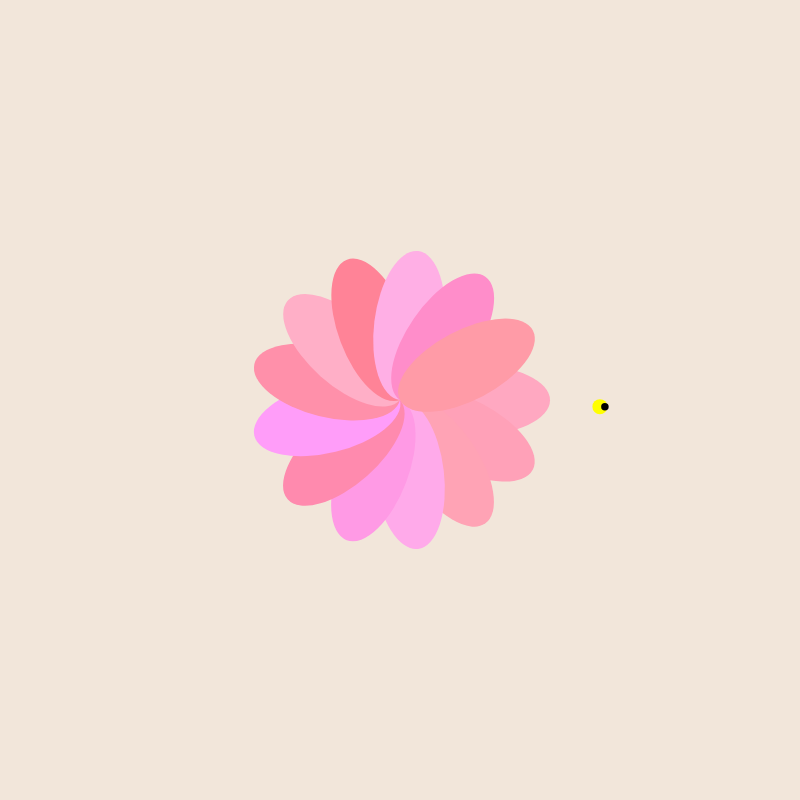
Frame 1 (no input)
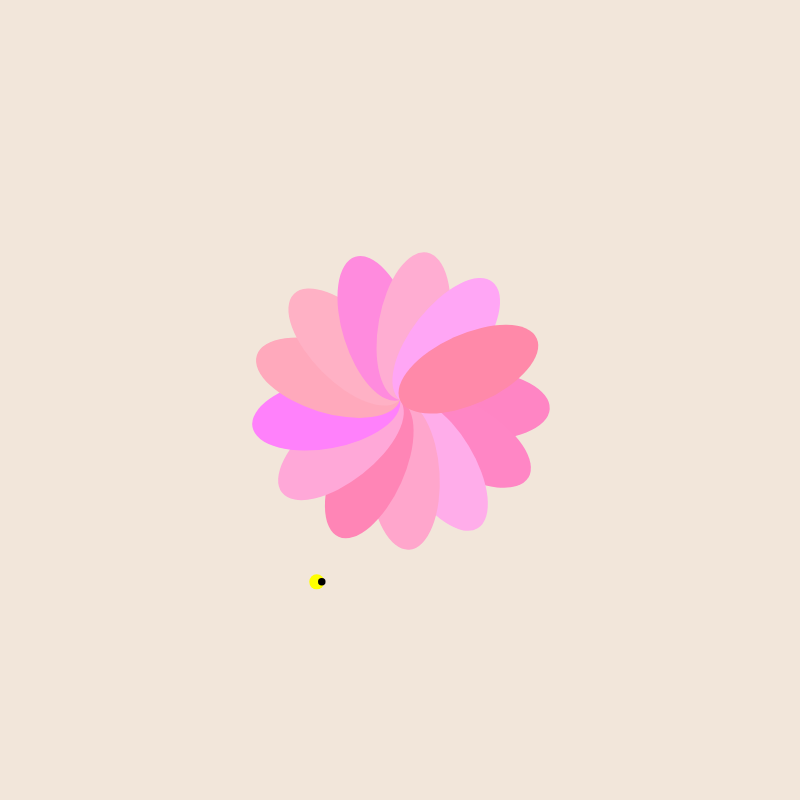
Frame 60 (no input)
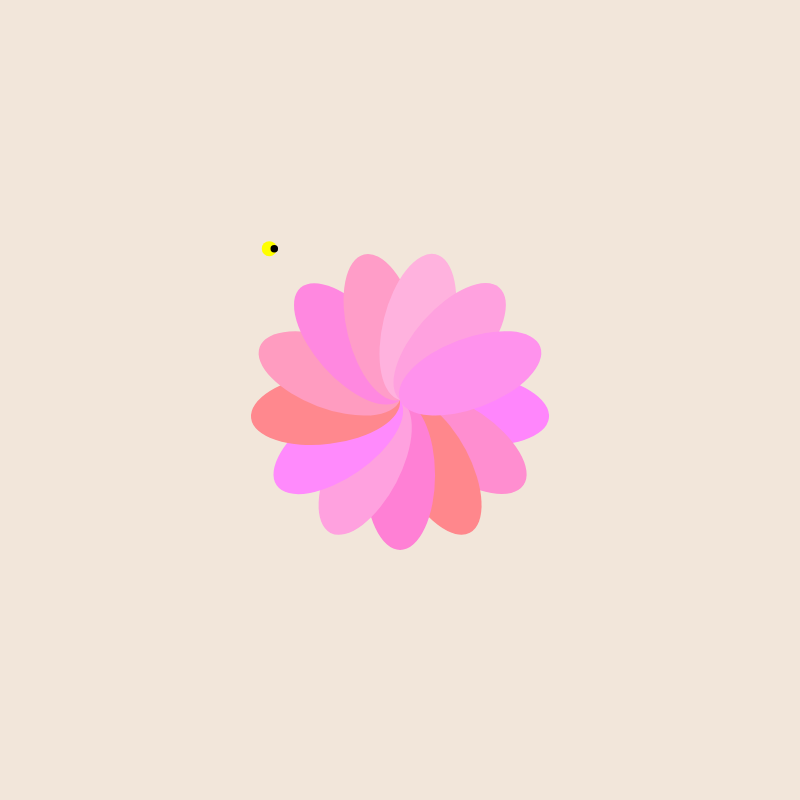
Frame 120 (the mouse pressed at the canvas centre since frame 60)

The p5.js sketch that drew these frames (run headless with seeded random() and noise() and a simulated clock; from frame 60 on, the mouse is pressed at the canvas centre):

// p5.js sketch
// ── sketch.js
let numPetals = 13;  //花瓣数量
let petalLength = 150;  //花瓣长度
let petalWidth = 70;  //花瓣宽度
let rotationSpeed = 0.001;  //旋转速度
let angleOffset = 0;  // 角度偏移量
let bkgndClr;  // 背景颜色
let timerID;
let beeRadius = 15;  // 小蜜蜂的大小
let beeOrbitRadius = 200;  // 小蜜蜂围绕花朵飞行的半径
let beeSpeed = 0.002;  // 小蜜蜂飞行的速度

function setup() {
  createCanvas(800, 800);
  colorMode(HSB, 360, 100, 100);  // 使用 HSB 色彩模式
  noStroke();
  
  // 初始化背景颜色为浅棕色
  bkgndClr = color(30, 10, 95);  // 设置一个非常浅的棕色
  
  // 每2秒切换一次背景颜色，颜色在浅棕色范围内变化
  timerID = setInterval(() => {
    let hue = random(30, 45);  // 棕色的色相
    let saturation = random(10, 20);  // 非常低的饱和度
    let brightness = random(90, 100);  // 保持高亮度
    bkgndClr = color(hue, saturation, brightness);
  }, 2000);  // 每2000毫秒切换颜色
}

function draw() {
  background(bkgndClr);  // 设置背景为浅棕色，颜色会切换
  translate(width / 2, height / 2);  // 将坐标原点移动到画布中心

  angleOffset += rotationSpeed;  // 随着时间增加角度偏移量

  // 绘制花朵
  for (let i = 0; i < numPetals; i++) {
    let angle = TWO_PI / numPetals * i + angleOffset;  // 每个花瓣的旋转角度
    let x = cos(angle) * petalLength / 2;
    let y = sin(angle) * petalLength / 2;

    push();
    translate(x, y);
    rotate(angle + HALF_PI);  // 花瓣旋转
    
    // 生成浅粉色花瓣颜色
    let pinkHue = random(300, 360);  // 粉色调的色相
    fill(pinkHue, random(30, 50), 100);  // 使用较低饱和度 (30-50) 和高亮度 (100)
    
    ellipse(0, 0, petalWidth, petalLength);  // 绘制椭圆形花瓣
    pop();
  }

  // 绘制小蜜蜂
  let beeX = beeOrbitRadius * cos(millis() * beeSpeed);  // 使用 cos() 计算蜜蜂的 x 坐标
  let beeY = beeOrbitRadius * sin(millis() * beeSpeed);  // 使用 sin() 计算蜜蜂的 y 坐标

  fill("yellow");  // 小蜜蜂的身体
  ellipse(beeX, beeY, beeRadius, beeRadius);  // 画出小蜜蜂的身体

  fill("black");  // 小蜜蜂的头
  ellipse(beeX + beeRadius / 3, beeY, beeRadius / 2, beeRadius / 2);  // 画出小蜜蜂的头
}
